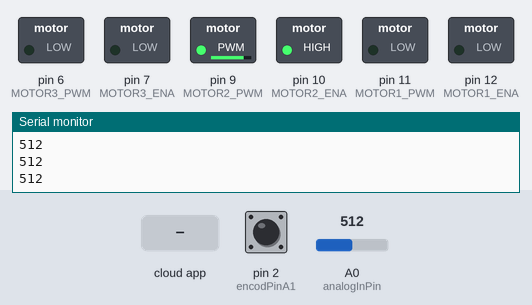
Simulated run of this sketch. Board: Arduino Uno, built with avr-gcc and run on an emulated ATmega328P. Parts: switched loads named in the sketch (green lamp = pin HIGH), the last lines printed to the serial monitor. The test bench sets the inputs (shaded band); at power-on: A0 (analogInPin) = 512, pin 2 (encodPinA1) HIGH. The ROS host is connected and sends only what is stated.

Above: at 1.2 s.
1.3 s: A0 (analogInPin) set to 523
At 2.5 s:
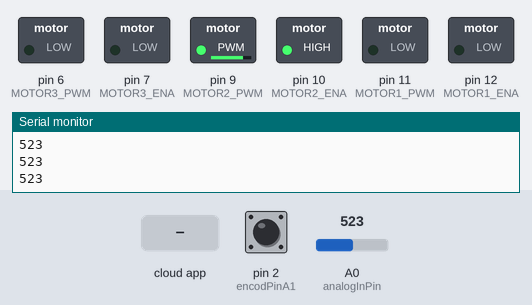
2.8 s: A0 (analogInPin) set to 545
At 3.7 s:
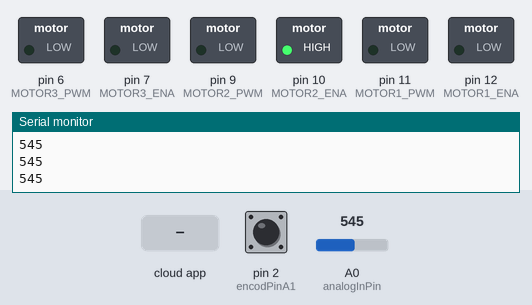
4.3 s: the phone or cloud app sets angular.z to -100
At 5.8 s:
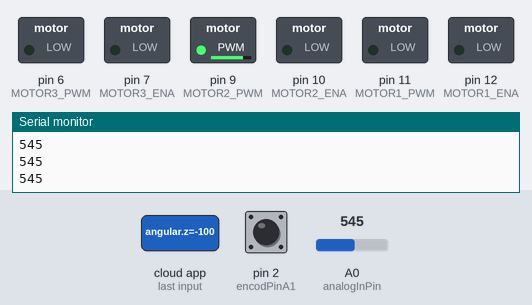
6.3 s: the phone or cloud app sets linear.x to -100
At 7.5 s:
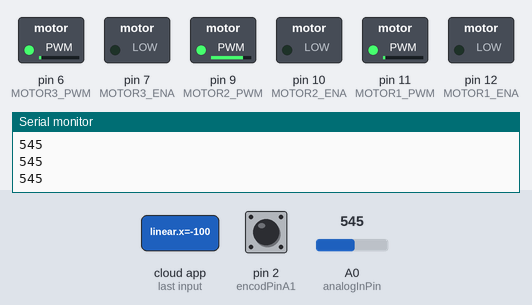
7.8 s: the phone or cloud app sets SteerAngle_Int16 to 0
At 8.7 s:
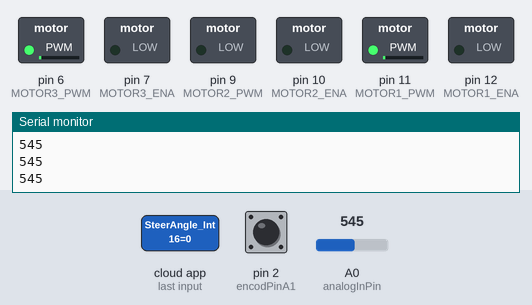
9.3 s: the phone or cloud app sets Speed_Int16 to 0
At 9.8 s:
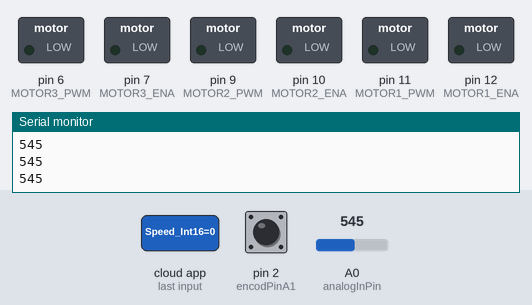
Timing chart, 0 to 11.8 s (numbered marks = the images above; inputs shaded):
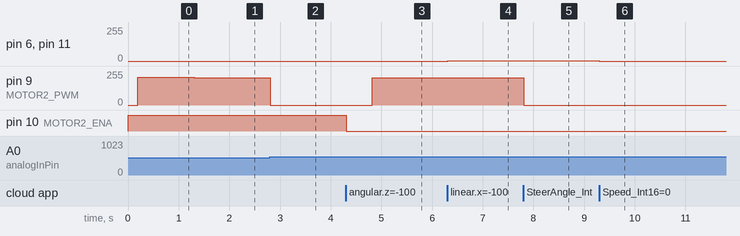

Measured:
- the behaviour switches between 533 and 534 on A0 (analogInPin) (found by bisection; images 1 and 2)
- after the input at 1.3 s, pin 9 (MOTOR2_PWM): 207/255 → 203/255 at once
- after the input at 2.8 s, pin 9 (MOTOR2_PWM): 203/255 → 0/255 at once
- after the input at 4.3 s, pin 9 (MOTOR2_PWM): 0/255 → 203/255 after 0.52 s; pin 10 (MOTOR2_ENA): HIGH → LOW at once
- after the input at 6.3 s, pin 6 (MOTOR3_PWM), pin 11 (MOTOR1_PWM): 0/255 → 1/255 at once
- after the input at 7.8 s, pin 9 (MOTOR2_PWM): 203/255 → 0/255 at once
- after the input at 9.3 s, pin 6 (MOTOR3_PWM), pin 11 (MOTOR1_PWM): 1/255 → 0/255 at once

The sketch:

AA_15_MOTOR.ino
````````````````````````````````````cpp
/*
   rosserial Publisher Example
   Prints "hello world!"
*/
#include <ros.h>
#include <geometry_msgs/Twist.h>
#include <std_msgs/Int16.h>

//Steer

const int analogInPin = A0;  // Analog input pin that the potentiometer is attached to
int sensorValue = 0;        // value read from the pot
int Steer_Angle_Measure = 0;        // value output to the PWM (analog out)

#define NEURAL_ANGLE -1
#define LEFT_STEER_ANGLE  -30
#define RIGHT_STEER_ANGLE  30
#define MOTOR2_PWM 9
#define MOTOR2_ENA 10

int Steering_Angle = NEURAL_ANGLE;

/////////////////////////////////////// PID 제어 /////////////////////////////////////////////
float Kp = 3.5;
float Ki = 2.0;
float Kd = 7; //PID 상수 설정, 실험에 따라 정해야 함 중요!
double Setpoint, Input, Output; //PID 제어 변수
double error, error_old;
double error_s, error_d;
int pwm_output;
/////////////////////////////////////// stearing PID 제어 /////////////////////////////////////////////
void motor_control(int motor_pwm)
{
  if (motor_pwm > 0) // forward
  {
    digitalWrite(MOTOR2_ENA, HIGH);
    //digitalWrite(MOTOR2_ENB, LOW);
    analogWrite(MOTOR2_PWM, motor_pwm);
  }
  else if (motor_pwm < 0) // backward
  {
    digitalWrite(MOTOR2_ENA, LOW);
    //digitalWrite(MOTOR2_ENB, HIGH);
    analogWrite(MOTOR2_PWM, -motor_pwm);
  }
  else // stop
  {
    //digitalWrite(MOTOR2_ENA, LOW);
    //digitalWrite(MOTOR2_ENB, LOW);
    analogWrite(MOTOR2_PWM, 0);
  }
}

void PID_Control()
{
  error = Steering_Angle - Steer_Angle_Measure ;

  error_s += error;
  error_d = error - error_old;
  error_s = (error_s >=  100) ?  100 : error_s;
  error_s = (error_s <= -100) ? -100 : error_s;

  pwm_output = Kp * error + Kd * error_d + Ki * error_s;
  pwm_output = (pwm_output >=  255) ?  255 : pwm_output;
  pwm_output = (pwm_output <= -255) ? -255 : pwm_output;

  //if(pwm_output >=255) pwm_output = 255;
  //if(pwm_output <=-255) pwm_output = -255;
  if (error == 0)
  {
    motor_control(0);
    error_s = 0;
  }

  else          motor_control(pwm_output);
  error_old = error;

  //Serial.println(pwm_output);
}

void steering_control()
{
  if (Steering_Angle <= LEFT_STEER_ANGLE + NEURAL_ANGLE)  Steering_Angle  = LEFT_STEER_ANGLE + NEURAL_ANGLE;
  if (Steering_Angle >= RIGHT_STEER_ANGLE + NEURAL_ANGLE)  Steering_Angle = RIGHT_STEER_ANGLE + NEURAL_ANGLE;
  PID_Control();

  /*
    if(Steer_Angle_Measure == 0)
    {
    motor_control(0);
    }
    else if(Steer_Angle_Measure > 0)
    {
    motor_control(100);
    }
    else
    {
    motor_control(-100);
    }*/
}

//

/////arduino
#define encodPinA1 2                       // Quadrature encoder A pin
#define encodPinB1 3
#define encodPinA2 4                       // Quadrature encoder A pin
#define encodPinB2 5

//구
#define MOTOR1_PWM 11
#define MOTOR1_ENA 12

//구
#define MOTOR3_PWM 6
#define MOTOR3_ENA 7

volatile long encoderPos = 0;

void interrupt_setup(void)
{
  pinMode(encodPinA1, INPUT_PULLUP);                  // quadrature encoder input A
  pinMode(encodPinB1, INPUT_PULLUP);       // quadrature encoder input B
  pinMode(encodPinA2, INPUT_PULLUP);                  // quadrature encoder input A
  pinMode(encodPinB2, INPUT_PULLUP);
  attachInterrupt(0, encoder, FALLING);               // update encoder position
  TCCR1B = TCCR1B & 0b11111000 | 1;                   // To prevent Motor Noise
}

void encoder()
{ // pulse and direction, direct port reading to save cycles
  //Serial.println("interrupt");
  if (digitalRead(encodPinB1) == HIGH)    encoderPos--;          // if(digitalRead(encodPinB1)==HIGH)   count --;
  else                                 encoderPos++;             // if(digitalRead(encodPinB1)==LOW)   count ++;
  if (digitalRead(encodPinB2) == HIGH)    encoderPos--;          // if(digitalRead(encodPinB1)==HIGH)   count --;
  else                                 encoderPos++;             // if(digitalRead(encodPinB1)==LOW)   count ++;
}

void motor2_control(int motor2_pwm)
{

   if (motor2_pwm > 0) // forward
  {
    digitalWrite(MOTOR1_ENA, HIGH);
    //digitalWrite(MOTOR1_ENB, LOW);
    analogWrite(MOTOR1_PWM, motor2_pwm);

    digitalWrite(MOTOR3_ENA, HIGH);
    //digitalWrite(MOTOR3_ENB, LOW);
    analogWrite(MOTOR3_PWM, motor2_pwm);
  }
  else if (motor2_pwm < 0) // backward
  {

    digitalWrite(MOTOR1_ENA, LOW);
    //digitalWrite(MOTOR1_ENB, HIGH);
    analogWrite(MOTOR1_PWM, -motor2_pwm);

    digitalWrite(MOTOR3_ENA, LOW);
    //digitalWrite(MOTOR3_ENB, HIGH);
    analogWrite(MOTOR3_PWM, -motor2_pwm);
  }
  else
  {
    analogWrite(MOTOR1_PWM, 0);
    analogWrite(MOTOR3_PWM, 0);
  }


}


///


ros::NodeHandle  nh;

geometry_msgs::Twist cmd_vel;

/* rosserial test
  float cmd_velo;
  float cmd_ang;
*/
int velocity = -999;
int steer = 0;
void velCb(const geometry_msgs::Twist& msg) {
  velocity = (int)msg.linear.x;
  steer = (int)msg.angular.z;
  // cmd_ang = msg.angular.z;

}

void steervelCb(const std_msgs::Int16& msg) {

  steer = -(int)msg.data;
  // cmd_ang = msg.angular.z;
  if(steer >= RIGHT_STEER_ANGLE)  steer = RIGHT_STEER_ANGLE;
  if(steer <= LEFT_STEER_ANGLE)  steer = LEFT_STEER_ANGLE;
}

void speedvelCb(const std_msgs::Int16& msg) {
  velocity = (int)msg.data;
  // cmd_ang = msg.angular.z;

  if(velocity>=100) velocity =100;
  if(velocity<=-100) velocity =-100;


}

ros::Subscriber<geometry_msgs::Twist> cmd_sub("cmd_vel_out", velCb);
ros::Subscriber<std_msgs::Int16> cmd_sub2("Car_Control_cmd/SteerAngle_Int16", steervelCb);
ros::Subscriber<std_msgs::Int16> cmd_sub3("Car_Control_cmd/Speed_Int16", speedvelCb);
ros::Publisher cmd_pub("cmd_vel2", &cmd_vel);


void setup()
{
  Serial.begin(9600);
  // read the analog in value:
  //sensorValue = analogRead(analogInPin);
  // map it to the range of the analog out:
 // Steer_Angle_Measure = map(sensorValue, 50, 1050, LEFT_STEER_ANGLE, RIGHT_STEER_ANGLE);

  // drive
  pinMode(MOTOR1_PWM, OUTPUT);
  pinMode(MOTOR1_ENA, OUTPUT);  // L298 motor control direction
  //pinMode(MOTOR1_ENB, OUTPUT);

  pinMode(MOTOR3_PWM, OUTPUT);
  pinMode(MOTOR3_ENA, OUTPUT);  // L298 motor control direction
  //pinMode(MOTOR3_ENB, OUTPUT);

  interrupt_setup();

  //Steer
  pinMode(MOTOR2_PWM, OUTPUT);
  pinMode(MOTOR2_ENA, OUTPUT);  // L298 motor control direction
  //pinMode(MOTOR2_ENB, OUTPUT);  // L298 motor control PWM

  error = error_s = error_d = error_old = 0.0;
  pwm_output = 0;


  nh.initNode();
  nh.advertise(cmd_pub);
  nh.subscribe(cmd_sub);
   nh.subscribe(cmd_sub2);
    nh.subscribe(cmd_sub3);

 //motor_control(50);
}

void loop()
{
  // read the analog in value:
  sensorValue = analogRead(analogInPin);
  // map it to the range of the analog out:
  Steer_Angle_Measure = map(sensorValue, 50, 1050, LEFT_STEER_ANGLE, RIGHT_STEER_ANGLE);
  /*
  //rosserial test
  cmd_vel.linear.x = velocity;
  cmd_vel.angular.z = steer;
  cmd_pub.publish(&cmd_vel);
  //motor2_control(velocity);
*/
  if (velocity != -999)
    motor2_control(velocity);

 // motor_control(steer);P```````````````````````````````````
  Steering_Angle = NEURAL_ANGLE + steer;
  Serial.println(sensorValue);
  steering_control();

  nh.spinOnce();

/*
  Serial.print("pwm: ");
  Serial.println(motor2_pwm);
  delay(100);
*/

}
````````````````````````````````````
